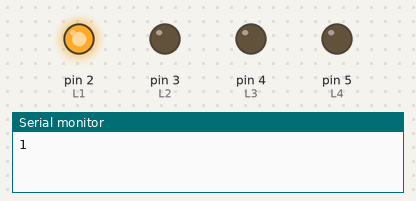
This sketch was run on a simulated Arduino Uno, built with avr-gcc and run on an emulated ATmega328P. On the bench: output pins drawn as LEDs (lit = HIGH), the last lines printed to the serial monitor.

Above: at 0.5 s.
At 2.5 s:
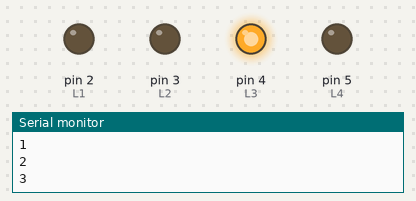
At 3.5 s:
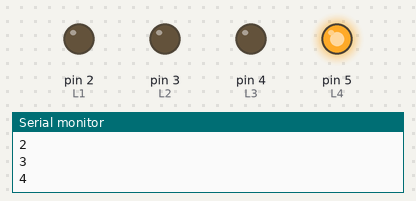
At 6.0 s:
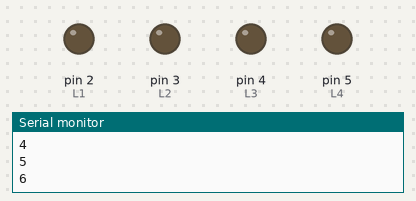
At 9.5 s:
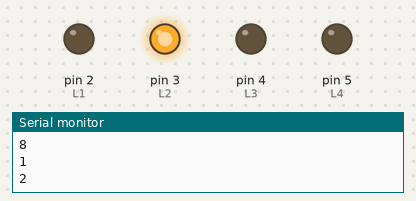
Timing chart, 0 to 10.4 s (numbered marks = the images above):
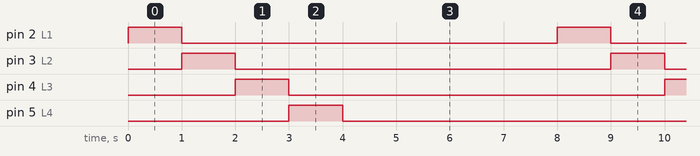

Measured:
- by itself, pin 2 (L1), pin 3 (L2), pin 4 (L3), pin 5 (L4): alternates HIGH for 1.0 s and LOW for 7.0 s
- by itself, everything shown: repeats every 8.0 s, in 5 steps

The sketch:

laseres1.ino
```cpp
/// constants won't change

const int L1    = 2; // the number of the LED pin
const int L2    = 3; // the number of the LED pin
const int L3    = 4; // the number of the LED pin
const int L4    = 5; // the number of the LED pin
const int L5    = 6; // the number of the LED pin
const int L6    = 7; // the number of the LED pin
const int L7    = 8; // the number of the LED pin
const int L8    = 9; // the number of the LED pin

// variables will change:
int ledState = LOW;   // the current state of LED

void setup() {
  Serial.begin(9600);         // initialize serial
  pinMode(L1, OUTPUT);   // set arduino pin to output mode
  pinMode(L2, OUTPUT);   // set arduino pin to output mode
  pinMode(L3, OUTPUT);   // set arduino pin to output mode
  pinMode(L4, OUTPUT);   // set arduino pin to output mode
}

void loop() {
  // control LED arccoding to the toggleed sate
  digitalWrite(L1, HIGH);
  Serial.println("1");
  delay(1000);
  digitalWrite(L1, LOW);
  digitalWrite(L2, HIGH);
  Serial.println("2");
  delay(1000);
  digitalWrite(L2, LOW);
  digitalWrite(L3, HIGH);
  Serial.println("3");
  delay(1000);
  digitalWrite(L3, LOW);
  digitalWrite(L4, HIGH);
  Serial.println("4");
  delay(1000);
  digitalWrite(L4, LOW);
  digitalWrite(L5, HIGH);
  Serial.println("5");
  delay(1000);
  digitalWrite(L5, LOW);
  digitalWrite(L6, HIGH);
  Serial.println("6");
  delay(1000);
  digitalWrite(L6, LOW);
  digitalWrite(L7, HIGH);
  Serial.println("7");
  delay(1000);
  digitalWrite(L7, LOW);
  digitalWrite(L8, HIGH);
  Serial.println("8");
  delay(1000);
  digitalWrite(L8, LOW);
}
```
